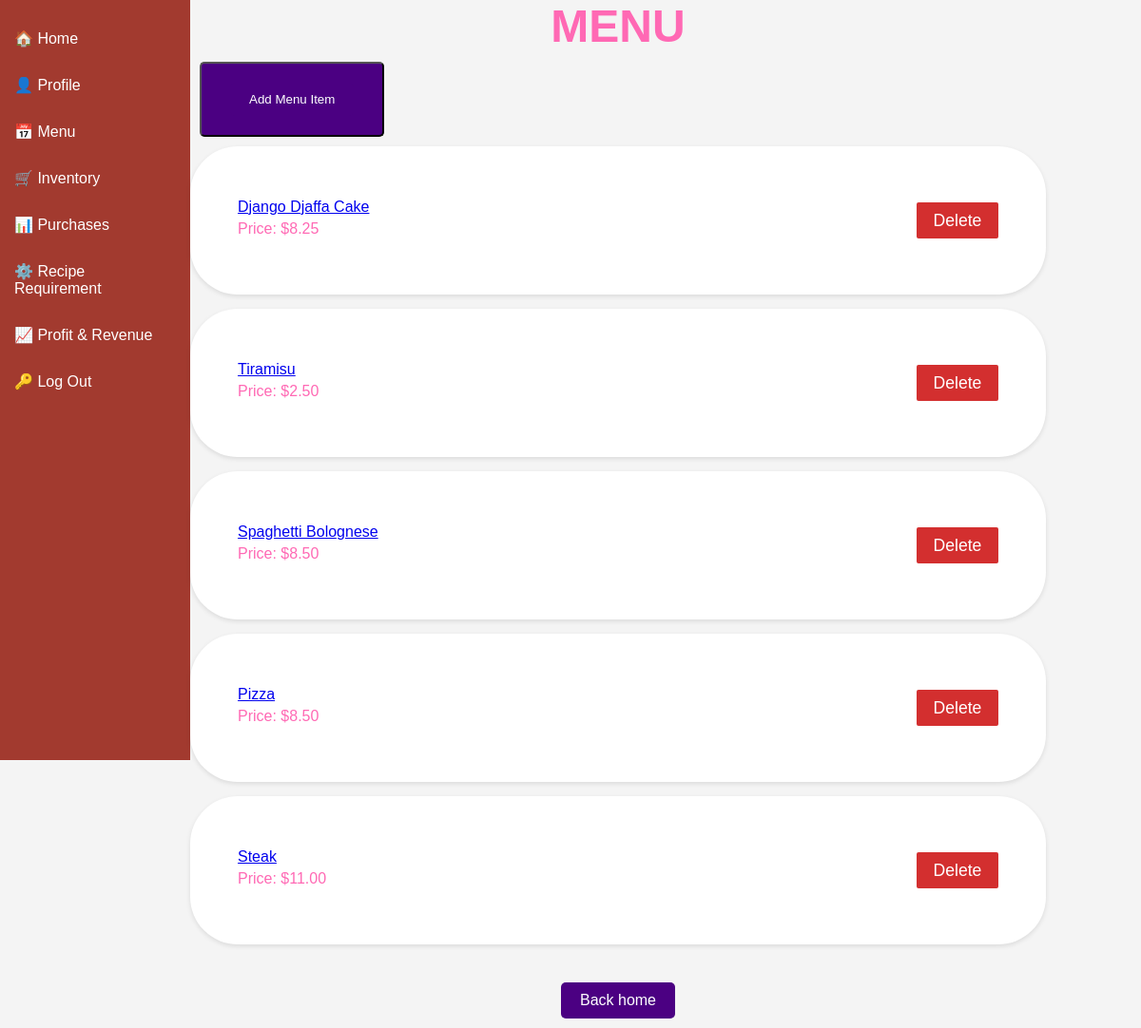
Before: /menu/ (signed in) with the older database file.
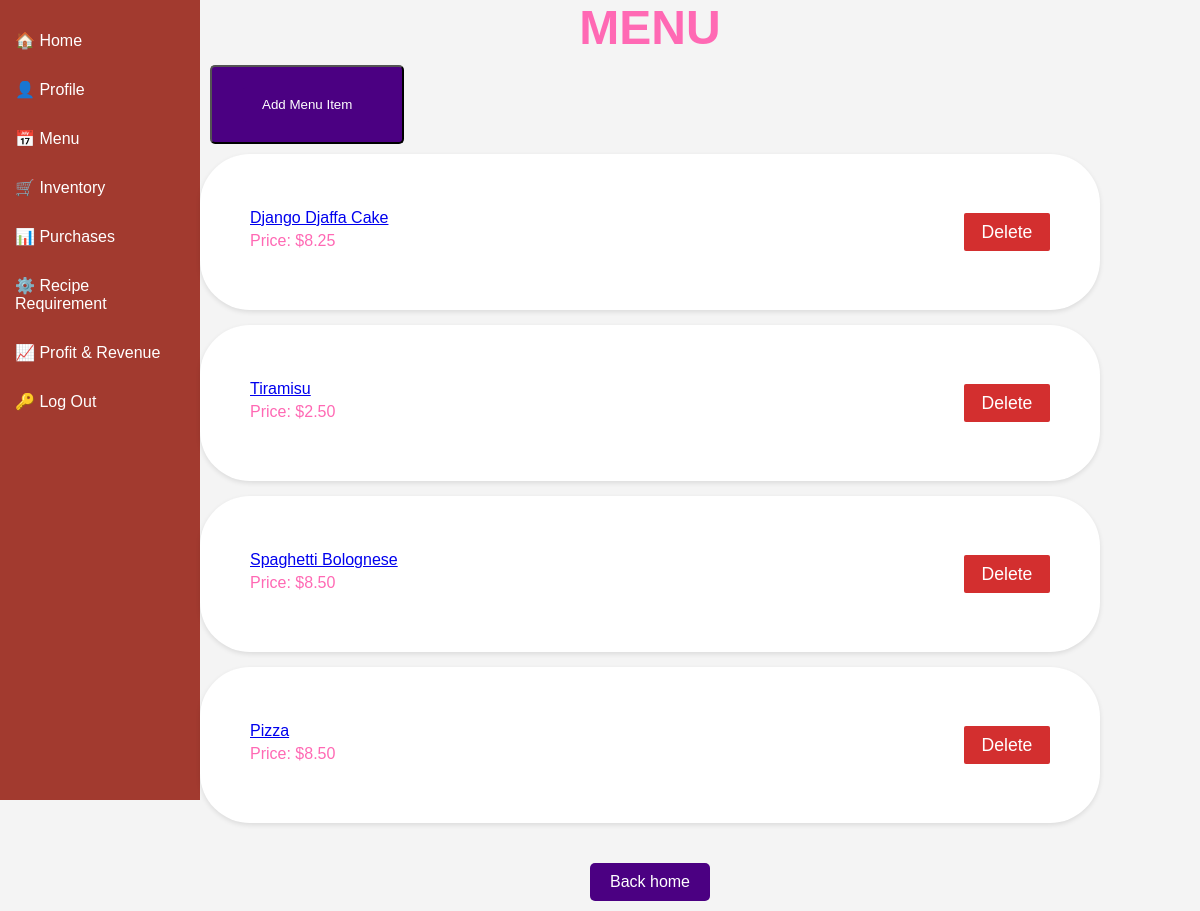
After: the same page with the newer database file.
### inventory/models.py (models this page shows, shortened)
class MenuItem(models.Model):
    id = models.AutoField(primary_key=True)
    name = models.CharField(max_length=200)
    price = models.DecimalField(max_digits=10, decimal_places=2)

### inventory/views.py (the view)
# urls.py: path('menu/', views.MenuItemView.as_view(), name='menuitem'),
class MenuItemView(LoginRequiredMixin,ListView):
    model = MenuItem
    template_name = 'inventory/menu.html'
    context_object_name = 'menu'
    def get_queryset(self):
        return MenuItem.objects.all()

### inventory/templates/inventory/Menu.html
{% extends 'inventory/base.html' %}
{% load static %}
{% block head %}
  <link rel="stylesheet" href="{% static 'inventory/menu.css' %}">
{% endblock %}
{% block content %}
<main>
  <h1 class="menu-title">MENU</h1>
  <div class="menu-input">
      <button class="add-item-btn">
        <a href="{% url 'menuitem-create' %}" class="add-item-btn">Add Menu Item</a>
      </button>
  </div>
          {% for menu in menu %}
          <div class="menu-card">
              <div class="menu-info">
                <span class="item-name"><a href="{% url 'menuitemdetail' menu.id %}">{{ menu.name | title }}</a></span>
                <p class="item-pricep">Price: ${{ menu.price }}</p>
              </div>
              <div class="menu-actions">
                <a href="{% url 'menuitem_delete' menu.id %}" class="delete-btn">Delete</a>
              </div>
          </div>
          {% endfor %}
    <div class="menu-footer">
      <a href="{% url 'home' %}" class="back-home-btn">Back home</a>
    </div>
</main>
{% endblock %}

Changed rows visible on the page:
removed MenuItem: name "Steak", price "11.00"
